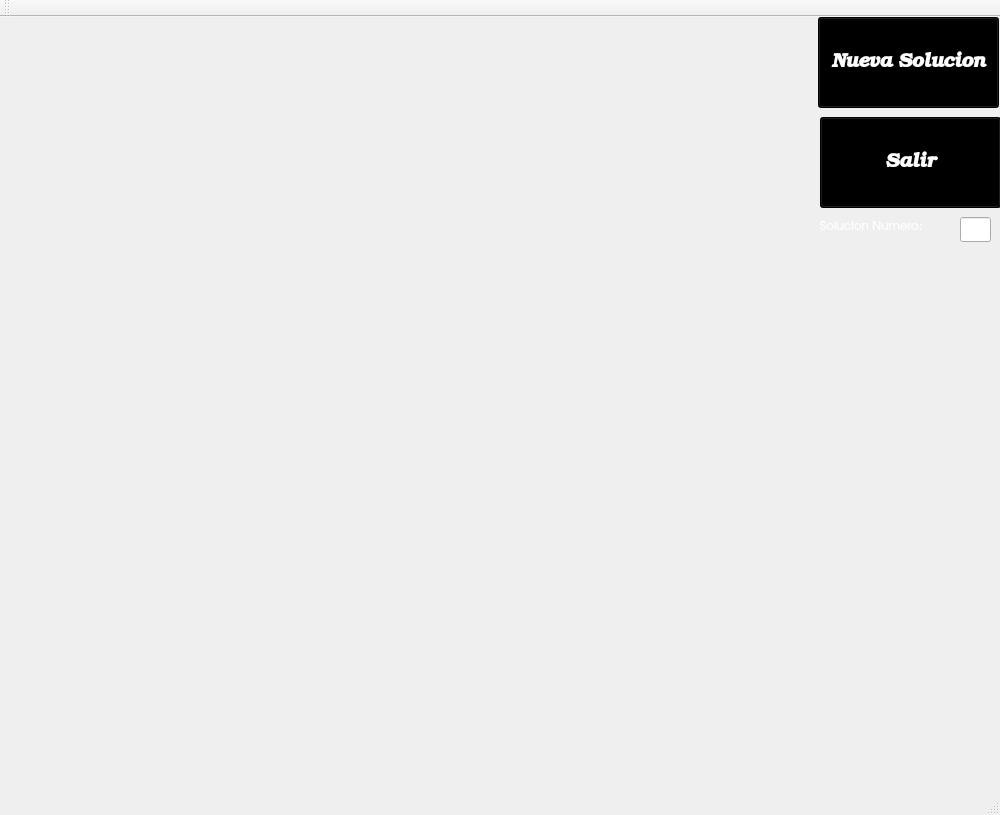
<?xml version="1.0" encoding="UTF-8"?>
<ui version="4.0">
 <class>MainWindow</class>
 <widget class="QMainWindow" name="MainWindow">
  <property name="geometry">
   <rect>
    <x>0</x>
    <y>0</y>
    <width>1000</width>
    <height>815</height>
   </rect>
  </property>
  <property name="windowTitle">
   <string>MainWindow</string>
  </property>
  <widget class="QWidget" name="centralWidget">
   <widget class="QPushButton" name="Siguiente">
    <property name="geometry">
     <rect>
      <x>818</x>
      <y>0</y>
      <width>181</width>
      <height>91</height>
     </rect>
    </property>
    <property name="palette">
     <palette>
      <active>
       <colorrole role="WindowText">
        <brush brushstyle="SolidPattern">
         <color alpha="255">
          <red>255</red>
          <green>255</green>
          <blue>255</blue>
         </color>
        </brush>
       </colorrole>
       <colorrole role="Button">
        <brush brushstyle="SolidPattern">
         <color alpha="255">
          <red>0</red>
          <green>0</green>
          <blue>0</blue>
         </color>
        </brush>
       </colorrole>
       <colorrole role="Light">
        <brush brushstyle="SolidPattern">
         <color alpha="255">
          <red>0</red>
          <green>0</green>
          <blue>0</blue>
         </color>
        </brush>
       </colorrole>
       <colorrole role="Midlight">
        <brush brushstyle="SolidPattern">
         <color alpha="255">
          <red>0</red>
          <green>0</green>
          <blue>0</blue>
         </color>
        </brush>
       </colorrole>
       <colorrole role="Dark">
        <brush brushstyle="SolidPattern">
         <color alpha="255">
          <red>0</red>
          <green>0</green>
          <blue>0</blue>
         </color>
        </brush>
       </colorrole>
       <colorrole role="Mid">
        <brush brushstyle="SolidPattern">
         <color alpha="255">
          <red>0</red>
          <green>0</green>
          <blue>0</blue>
         </color>
        </brush>
       </colorrole>
       <colorrole role="Text">
        <brush brushstyle="SolidPattern">
         <color alpha="255">
          <red>255</red>
          <green>255</green>
          <blue>255</blue>
         </color>
        </brush>
       </colorrole>
       <colorrole role="BrightText">
        <brush brushstyle="SolidPattern">
         <color alpha="255">
          <red>255</red>
          <green>255</green>
          <blue>255</blue>
         </color>
        </brush>
       </colorrole>
       <colorrole role="ButtonText">
        <brush brushstyle="SolidPattern">
         <color alpha="255">
          <red>255</red>
          <green>255</green>
          <blue>255</blue>
         </color>
        </brush>
       </colorrole>
       <colorrole role="Base">
        <brush brushstyle="SolidPattern">
         <color alpha="255">
          <red>0</red>
          <green>0</green>
          <blue>0</blue>
         </color>
        </brush>
       </colorrole>
       <colorrole role="Window">
        <brush brushstyle="SolidPattern">
         <color alpha="255">
          <red>0</red>
          <green>0</green>
          <blue>0</blue>
         </color>
        </brush>
       </colorrole>
       <colorrole role="Shadow">
        <brush brushstyle="SolidPattern">
         <color alpha="255">
          <red>0</red>
          <green>0</green>
          <blue>0</blue>
         </color>
        </brush>
       </colorrole>
       <colorrole role="AlternateBase">
        <brush brushstyle="SolidPattern">
         <color alpha="255">
          <red>0</red>
          <green>0</green>
          <blue>0</blue>
         </color>
        </brush>
       </colorrole>
       <colorrole role="ToolTipBase">
        <brush brushstyle="SolidPattern">
         <color alpha="255">
          <red>255</red>
          <green>255</green>
          <blue>220</blue>
         </color>
        </brush>
       </colorrole>
       <colorrole role="ToolTipText">
        <brush brushstyle="SolidPattern">
         <color alpha="255">
          <red>0</red>
          <green>0</green>
          <blue>0</blue>
         </color>
        </brush>
       </colorrole>
      </active>
      <inactive>
       <colorrole role="WindowText">
        <brush brushstyle="SolidPattern">
         <color alpha="255">
          <red>255</red>
          <green>255</green>
          <blue>255</blue>
         </color>
        </brush>
       </colorrole>
       <colorrole role="Button">
        <brush brushstyle="SolidPattern">
         <color alpha="255">
          <red>0</red>
          <green>0</green>
          <blue>0</blue>
         </color>
        </brush>
       </colorrole>
       <colorrole role="Light">
        <brush brushstyle="SolidPattern">
         <color alpha="255">
          <red>0</red>
          <green>0</green>
          <blue>0</blue>
         </color>
        </brush>
       </colorrole>
       <colorrole role="Midlight">
        <brush brushstyle="SolidPattern">
         <color alpha="255">
          <red>0</red>
          <green>0</green>
          <blue>0</blue>
         </color>
        </brush>
       </colorrole>
       <colorrole role="Dark">
        <brush brushstyle="SolidPattern">
         <color alpha="255">
          <red>0</red>
          <green>0</green>
          <blue>0</blue>
         </color>
        </brush>
       </colorrole>
       <colorrole role="Mid">
        <brush brushstyle="SolidPattern">
         <color alpha="255">
          <red>0</red>
          <green>0</green>
          <blue>0</blue>
         </color>
        </brush>
       </colorrole>
       <colorrole role="Text">
        <brush brushstyle="SolidPattern">
         <color alpha="255">
          <red>255</red>
          <green>255</green>
          <blue>255</blue>
         </color>
        </brush>
       </colorrole>
       <colorrole role="BrightText">
        <brush brushstyle="SolidPattern">
         <color alpha="255">
          <red>255</red>
          <green>255</green>
          <blue>255</blue>
         </color>
        </brush>
       </colorrole>
       <colorrole role="ButtonText">
        <brush brushstyle="SolidPattern">
         <color alpha="255">
          <red>255</red>
          <green>255</green>
          <blue>255</blue>
         </color>
        </brush>
       </colorrole>
       <colorrole role="Base">
        <brush brushstyle="SolidPattern">
         <color alpha="255">
          <red>0</red>
          <green>0</green>
          <blue>0</blue>
         </color>
        </brush>
       </colorrole>
       <colorrole role="Window">
        <brush brushstyle="SolidPattern">
         <color alpha="255">
          <red>0</red>
          <green>0</green>
          <blue>0</blue>
         </color>
        </brush>
       </colorrole>
       <colorrole role="Shadow">
        <brush brushstyle="SolidPattern">
         <color alpha="255">
          <red>0</red>
          <green>0</green>
          <blue>0</blue>
         </color>
        </brush>
       </colorrole>
       <colorrole role="AlternateBase">
        <brush brushstyle="SolidPattern">
         <color alpha="255">
          <red>0</red>
          <green>0</green>
          <blue>0</blue>
         </color>
        </brush>
       </colorrole>
       <colorrole role="ToolTipBase">
        <brush brushstyle="SolidPattern">
         <color alpha="255">
          <red>255</red>
          <green>255</green>
          <blue>220</blue>
         </color>
        </brush>
       </colorrole>
       <colorrole role="ToolTipText">
        <brush brushstyle="SolidPattern">
         <color alpha="255">
          <red>0</red>
          <green>0</green>
          <blue>0</blue>
         </color>
        </brush>
       </colorrole>
      </inactive>
      <disabled>
       <colorrole role="WindowText">
        <brush brushstyle="SolidPattern">
         <color alpha="255">
          <red>0</red>
          <green>0</green>
          <blue>0</blue>
         </color>
        </brush>
       </colorrole>
       <colorrole role="Button">
        <brush brushstyle="SolidPattern">
         <color alpha="255">
          <red>0</red>
          <green>0</green>
          <blue>0</blue>
         </color>
        </brush>
       </colorrole>
       <colorrole role="Light">
        <brush brushstyle="SolidPattern">
         <color alpha="255">
          <red>0</red>
          <green>0</green>
          <blue>0</blue>
         </color>
        </brush>
       </colorrole>
       <colorrole role="Midlight">
        <brush brushstyle="SolidPattern">
         <color alpha="255">
          <red>0</red>
          <green>0</green>
          <blue>0</blue>
         </color>
        </brush>
       </colorrole>
       <colorrole role="Dark">
        <brush brushstyle="SolidPattern">
         <color alpha="255">
          <red>0</red>
          <green>0</green>
          <blue>0</blue>
         </color>
        </brush>
       </colorrole>
       <colorrole role="Mid">
        <brush brushstyle="SolidPattern">
         <color alpha="255">
          <red>0</red>
          <green>0</green>
          <blue>0</blue>
         </color>
        </brush>
       </colorrole>
       <colorrole role="Text">
        <brush brushstyle="SolidPattern">
         <color alpha="255">
          <red>0</red>
          <green>0</green>
          <blue>0</blue>
         </color>
        </brush>
       </colorrole>
       <colorrole role="BrightText">
        <brush brushstyle="SolidPattern">
         <color alpha="255">
          <red>255</red>
          <green>255</green>
          <blue>255</blue>
         </color>
        </brush>
       </colorrole>
       <colorrole role="ButtonText">
        <brush brushstyle="SolidPattern">
         <color alpha="255">
          <red>0</red>
          <green>0</green>
          <blue>0</blue>
         </color>
        </brush>
       </colorrole>
       <colorrole role="Base">
        <brush brushstyle="SolidPattern">
         <color alpha="255">
          <red>0</red>
          <green>0</green>
          <blue>0</blue>
         </color>
        </brush>
       </colorrole>
       <colorrole role="Window">
        <brush brushstyle="SolidPattern">
         <color alpha="255">
          <red>0</red>
          <green>0</green>
          <blue>0</blue>
         </color>
        </brush>
       </colorrole>
       <colorrole role="Shadow">
        <brush brushstyle="SolidPattern">
         <color alpha="255">
          <red>0</red>
          <green>0</green>
          <blue>0</blue>
         </color>
        </brush>
       </colorrole>
       <colorrole role="AlternateBase">
        <brush brushstyle="SolidPattern">
         <color alpha="255">
          <red>0</red>
          <green>0</green>
          <blue>0</blue>
         </color>
        </brush>
       </colorrole>
       <colorrole role="ToolTipBase">
        <brush brushstyle="SolidPattern">
         <color alpha="255">
          <red>255</red>
          <green>255</green>
          <blue>220</blue>
         </color>
        </brush>
       </colorrole>
       <colorrole role="ToolTipText">
        <brush brushstyle="SolidPattern">
         <color alpha="255">
          <red>0</red>
          <green>0</green>
          <blue>0</blue>
         </color>
        </brush>
       </colorrole>
      </disabled>
     </palette>
    </property>
    <property name="font">
     <font>
      <family>URW Bookman L</family>
      <pointsize>14</pointsize>
      <weight>75</weight>
      <italic>true</italic>
      <bold>true</bold>
     </font>
    </property>
    <property name="text">
     <string>Nueva Solucion</string>
    </property>
   </widget>
   <widget class="QPushButton" name="Siguiente_2">
    <property name="geometry">
     <rect>
      <x>820</x>
      <y>100</y>
      <width>181</width>
      <height>91</height>
     </rect>
    </property>
    <property name="palette">
     <palette>
      <active>
       <colorrole role="WindowText">
        <brush brushstyle="SolidPattern">
         <color alpha="255">
          <red>255</red>
          <green>255</green>
          <blue>255</blue>
         </color>
        </brush>
       </colorrole>
       <colorrole role="Button">
        <brush brushstyle="SolidPattern">
         <color alpha="255">
          <red>0</red>
          <green>0</green>
          <blue>0</blue>
         </color>
        </brush>
       </colorrole>
       <colorrole role="Light">
        <brush brushstyle="SolidPattern">
         <color alpha="255">
          <red>0</red>
          <green>0</green>
          <blue>0</blue>
         </color>
        </brush>
       </colorrole>
       <colorrole role="Midlight">
        <brush brushstyle="SolidPattern">
         <color alpha="255">
          <red>0</red>
          <green>0</green>
          <blue>0</blue>
         </color>
        </brush>
       </colorrole>
       <colorrole role="Dark">
        <brush brushstyle="SolidPattern">
         <color alpha="255">
          <red>0</red>
          <green>0</green>
          <blue>0</blue>
         </color>
        </brush>
       </colorrole>
       <colorrole role="Mid">
        <brush brushstyle="SolidPattern">
         <color alpha="255">
          <red>0</red>
          <green>0</green>
          <blue>0</blue>
         </color>
        </brush>
       </colorrole>
       <colorrole role="Text">
        <brush brushstyle="SolidPattern">
         <color alpha="255">
          <red>255</red>
          <green>255</green>
          <blue>255</blue>
         </color>
        </brush>
       </colorrole>
       <colorrole role="BrightText">
        <brush brushstyle="SolidPattern">
         <color alpha="255">
          <red>255</red>
          <green>255</green>
          <blue>255</blue>
         </color>
        </brush>
       </colorrole>
       <colorrole role="ButtonText">
        <brush brushstyle="SolidPattern">
         <color alpha="255">
          <red>255</red>
          <green>255</green>
          <blue>255</blue>
         </color>
        </brush>
       </colorrole>
       <colorrole role="Base">
        <brush brushstyle="SolidPattern">
         <color alpha="255">
          <red>0</red>
          <green>0</green>
          <blue>0</blue>
         </color>
        </brush>
       </colorrole>
       <colorrole role="Window">
        <brush brushstyle="SolidPattern">
         <color alpha="255">
          <red>0</red>
          <green>0</green>
          <blue>0</blue>
         </color>
        </brush>
       </colorrole>
       <colorrole role="Shadow">
        <brush brushstyle="SolidPattern">
         <color alpha="255">
          <red>0</red>
          <green>0</green>
          <blue>0</blue>
         </color>
        </brush>
       </colorrole>
       <colorrole role="AlternateBase">
        <brush brushstyle="SolidPattern">
         <color alpha="255">
          <red>0</red>
          <green>0</green>
          <blue>0</blue>
         </color>
        </brush>
       </colorrole>
       <colorrole role="ToolTipBase">
        <brush brushstyle="SolidPattern">
         <color alpha="255">
          <red>255</red>
          <green>255</green>
          <blue>220</blue>
         </color>
        </brush>
       </colorrole>
       <colorrole role="ToolTipText">
        <brush brushstyle="SolidPattern">
         <color alpha="255">
          <red>0</red>
          <green>0</green>
          <blue>0</blue>
         </color>
        </brush>
       </colorrole>
      </active>
      <inactive>
       <colorrole role="WindowText">
        <brush brushstyle="SolidPattern">
         <color alpha="255">
          <red>255</red>
          <green>255</green>
          <blue>255</blue>
         </color>
        </brush>
       </colorrole>
       <colorrole role="Button">
        <brush brushstyle="SolidPattern">
         <color alpha="255">
          <red>0</red>
          <green>0</green>
          <blue>0</blue>
         </color>
        </brush>
       </colorrole>
       <colorrole role="Light">
        <brush brushstyle="SolidPattern">
         <color alpha="255">
          <red>0</red>
          <green>0</green>
          <blue>0</blue>
         </color>
        </brush>
       </colorrole>
       <colorrole role="Midlight">
        <brush brushstyle="SolidPattern">
         <color alpha="255">
          <red>0</red>
          <green>0</green>
          <blue>0</blue>
         </color>
        </brush>
       </colorrole>
       <colorrole role="Dark">
        <brush brushstyle="SolidPattern">
         <color alpha="255">
          <red>0</red>
          <green>0</green>
          <blue>0</blue>
         </color>
        </brush>
       </colorrole>
       <colorrole role="Mid">
        <brush brushstyle="SolidPattern">
         <color alpha="255">
          <red>0</red>
          <green>0</green>
          <blue>0</blue>
         </color>
        </brush>
       </colorrole>
       <colorrole role="Text">
        <brush brushstyle="SolidPattern">
         <color alpha="255">
          <red>255</red>
          <green>255</green>
          <blue>255</blue>
         </color>
        </brush>
       </colorrole>
       <colorrole role="BrightText">
        <brush brushstyle="SolidPattern">
         <color alpha="255">
          <red>255</red>
          <green>255</green>
          <blue>255</blue>
         </color>
        </brush>
       </colorrole>
       <colorrole role="ButtonText">
        <brush brushstyle="SolidPattern">
         <color alpha="255">
          <red>255</red>
          <green>255</green>
          <blue>255</blue>
         </color>
        </brush>
       </colorrole>
       <colorrole role="Base">
        <brush brushstyle="SolidPattern">
         <color alpha="255">
          <red>0</red>
          <green>0</green>
          <blue>0</blue>
         </color>
        </brush>
       </colorrole>
       <colorrole role="Window">
        <brush brushstyle="SolidPattern">
         <color alpha="255">
          <red>0</red>
          <green>0</green>
          <blue>0</blue>
         </color>
        </brush>
       </colorrole>
       <colorrole role="Shadow">
        <brush brushstyle="SolidPattern">
         <color alpha="255">
          <red>0</red>
          <green>0</green>
          <blue>0</blue>
         </color>
        </brush>
       </colorrole>
       <colorrole role="AlternateBase">
        <brush brushstyle="SolidPattern">
         <color alpha="255">
          <red>0</red>
          <green>0</green>
          <blue>0</blue>
         </color>
        </brush>
       </colorrole>
       <colorrole role="ToolTipBase">
        <brush brushstyle="SolidPattern">
         <color alpha="255">
          <red>255</red>
          <green>255</green>
          <blue>220</blue>
         </color>
        </brush>
       </colorrole>
       <colorrole role="ToolTipText">
        <brush brushstyle="SolidPattern">
         <color alpha="255">
          <red>0</red>
          <green>0</green>
          <blue>0</blue>
         </color>
        </brush>
       </colorrole>
      </inactive>
      <disabled>
       <colorrole role="WindowText">
        <brush brushstyle="SolidPattern">
         <color alpha="255">
          <red>0</red>
          <green>0</green>
          <blue>0</blue>
         </color>
        </brush>
       </colorrole>
       <colorrole role="Button">
        <brush brushstyle="SolidPattern">
         <color alpha="255">
          <red>0</red>
          <green>0</green>
          <blue>0</blue>
         </color>
        </brush>
       </colorrole>
       <colorrole role="Light">
        <brush brushstyle="SolidPattern">
         <color alpha="255">
          <red>0</red>
          <green>0</green>
          <blue>0</blue>
         </color>
        </brush>
       </colorrole>
       <colorrole role="Midlight">
        <brush brushstyle="SolidPattern">
         <color alpha="255">
          <red>0</red>
          <green>0</green>
          <blue>0</blue>
         </color>
        </brush>
       </colorrole>
       <colorrole role="Dark">
        <brush brushstyle="SolidPattern">
         <color alpha="255">
          <red>0</red>
          <green>0</green>
          <blue>0</blue>
         </color>
        </brush>
       </colorrole>
       <colorrole role="Mid">
        <brush brushstyle="SolidPattern">
         <color alpha="255">
          <red>0</red>
          <green>0</green>
          <blue>0</blue>
         </color>
        </brush>
       </colorrole>
       <colorrole role="Text">
        <brush brushstyle="SolidPattern">
         <color alpha="255">
          <red>0</red>
          <green>0</green>
          <blue>0</blue>
         </color>
        </brush>
       </colorrole>
       <colorrole role="BrightText">
        <brush brushstyle="SolidPattern">
         <color alpha="255">
          <red>255</red>
          <green>255</green>
          <blue>255</blue>
         </color>
        </brush>
       </colorrole>
       <colorrole role="ButtonText">
        <brush brushstyle="SolidPattern">
         <color alpha="255">
          <red>0</red>
          <green>0</green>
          <blue>0</blue>
         </color>
        </brush>
       </colorrole>
       <colorrole role="Base">
        <brush brushstyle="SolidPattern">
         <color alpha="255">
          <red>0</red>
          <green>0</green>
          <blue>0</blue>
         </color>
        </brush>
       </colorrole>
       <colorrole role="Window">
        <brush brushstyle="SolidPattern">
         <color alpha="255">
          <red>0</red>
          <green>0</green>
          <blue>0</blue>
         </color>
        </brush>
       </colorrole>
       <colorrole role="Shadow">
        <brush brushstyle="SolidPattern">
         <color alpha="255">
          <red>0</red>
          <green>0</green>
          <blue>0</blue>
         </color>
        </brush>
       </colorrole>
       <colorrole role="AlternateBase">
        <brush brushstyle="SolidPattern">
         <color alpha="255">
          <red>0</red>
          <green>0</green>
          <blue>0</blue>
         </color>
        </brush>
       </colorrole>
       <colorrole role="ToolTipBase">
        <brush brushstyle="SolidPattern">
         <color alpha="255">
          <red>255</red>
          <green>255</green>
          <blue>220</blue>
         </color>
        </brush>
       </colorrole>
       <colorrole role="ToolTipText">
        <brush brushstyle="SolidPattern">
         <color alpha="255">
          <red>0</red>
          <green>0</green>
          <blue>0</blue>
         </color>
        </brush>
       </colorrole>
      </disabled>
     </palette>
    </property>
    <property name="font">
     <font>
      <family>URW Bookman L</family>
      <pointsize>14</pointsize>
      <weight>75</weight>
      <italic>true</italic>
      <bold>true</bold>
     </font>
    </property>
    <property name="text">
     <string>Salir</string>
    </property>
   </widget>
   <widget class="QLabel" name="label">
    <property name="geometry">
     <rect>
      <x>820</x>
      <y>200</y>
      <width>131</width>
      <height>21</height>
     </rect>
    </property>
    <property name="palette">
     <palette>
      <active>
       <colorrole role="WindowText">
        <brush brushstyle="SolidPattern">
         <color alpha="255">
          <red>255</red>
          <green>255</green>
          <blue>255</blue>
         </color>
        </brush>
       </colorrole>
       <colorrole role="Button">
        <brush brushstyle="SolidPattern">
         <color alpha="255">
          <red>0</red>
          <green>0</green>
          <blue>0</blue>
         </color>
        </brush>
       </colorrole>
       <colorrole role="Light">
        <brush brushstyle="SolidPattern">
         <color alpha="255">
          <red>0</red>
          <green>0</green>
          <blue>0</blue>
         </color>
        </brush>
       </colorrole>
       <colorrole role="Midlight">
        <brush brushstyle="SolidPattern">
         <color alpha="255">
          <red>0</red>
          <green>0</green>
          <blue>0</blue>
         </color>
        </brush>
       </colorrole>
       <colorrole role="Dark">
        <brush brushstyle="SolidPattern">
         <color alpha="255">
          <red>0</red>
          <green>0</green>
          <blue>0</blue>
         </color>
        </brush>
       </colorrole>
       <colorrole role="Mid">
        <brush brushstyle="SolidPattern">
         <color alpha="255">
          <red>0</red>
          <green>0</green>
          <blue>0</blue>
         </color>
        </brush>
       </colorrole>
       <colorrole role="Text">
        <brush brushstyle="SolidPattern">
         <color alpha="255">
          <red>255</red>
          <green>255</green>
          <blue>255</blue>
         </color>
        </brush>
       </colorrole>
       <colorrole role="BrightText">
        <brush brushstyle="SolidPattern">
         <color alpha="255">
          <red>255</red>
          <green>255</green>
          <blue>255</blue>
         </color>
        </brush>
       </colorrole>
       <colorrole role="ButtonText">
        <brush brushstyle="SolidPattern">
         <color alpha="255">
          <red>255</red>
          <green>255</green>
          <blue>255</blue>
         </color>
        </brush>
       </colorrole>
       <colorrole role="Base">
        <brush brushstyle="SolidPattern">
         <color alpha="255">
          <red>0</red>
          <green>0</green>
          <blue>0</blue>
         </color>
        </brush>
       </colorrole>
       <colorrole role="Window">
        <brush brushstyle="SolidPattern">
         <color alpha="255">
          <red>0</red>
          <green>0</green>
          <blue>0</blue>
         </color>
        </brush>
       </colorrole>
       <colorrole role="Shadow">
        <brush brushstyle="SolidPattern">
         <color alpha="255">
          <red>0</red>
          <green>0</green>
          <blue>0</blue>
         </color>
        </brush>
       </colorrole>
       <colorrole role="AlternateBase">
        <brush brushstyle="SolidPattern">
         <color alpha="255">
          <red>0</red>
          <green>0</green>
          <blue>0</blue>
         </color>
        </brush>
       </colorrole>
       <colorrole role="ToolTipBase">
        <brush brushstyle="SolidPattern">
         <color alpha="255">
          <red>255</red>
          <green>255</green>
          <blue>220</blue>
         </color>
        </brush>
       </colorrole>
       <colorrole role="ToolTipText">
        <brush brushstyle="SolidPattern">
         <color alpha="255">
          <red>0</red>
          <green>0</green>
          <blue>0</blue>
         </color>
        </brush>
       </colorrole>
      </active>
      <inactive>
       <colorrole role="WindowText">
        <brush brushstyle="SolidPattern">
         <color alpha="255">
          <red>255</red>
          <green>255</green>
          <blue>255</blue>
         </color>
        </brush>
       </colorrole>
       <colorrole role="Button">
        <brush brushstyle="SolidPattern">
         <color alpha="255">
          <red>0</red>
          <green>0</green>
          <blue>0</blue>
         </color>
        </brush>
       </colorrole>
       <colorrole role="Light">
        <brush brushstyle="SolidPattern">
         <color alpha="255">
          <red>0</red>
          <green>0</green>
          <blue>0</blue>
         </color>
        </brush>
       </colorrole>
       <colorrole role="Midlight">
        <brush brushstyle="SolidPattern">
         <color alpha="255">
          <red>0</red>
          <green>0</green>
          <blue>0</blue>
         </color>
        </brush>
       </colorrole>
       <colorrole role="Dark">
        <brush brushstyle="SolidPattern">
         <color alpha="255">
          <red>0</red>
          <green>0</green>
          <blue>0</blue>
         </color>
        </brush>
       </colorrole>
       <colorrole role="Mid">
        <brush brushstyle="SolidPattern">
         <color alpha="255">
          <red>0</red>
          <green>0</green>
          <blue>0</blue>
         </color>
        </brush>
       </colorrole>
       <colorrole role="Text">
        <brush brushstyle="SolidPattern">
         <color alpha="255">
          <red>255</red>
          <green>255</green>
          <blue>255</blue>
         </color>
        </brush>
       </colorrole>
       <colorrole role="BrightText">
        <brush brushstyle="SolidPattern">
         <color alpha="255">
          <red>255</red>
          <green>255</green>
          <blue>255</blue>
         </color>
        </brush>
       </colorrole>
       <colorrole role="ButtonText">
        <brush brushstyle="SolidPattern">
         <color alpha="255">
          <red>255</red>
          <green>255</green>
          <blue>255</blue>
         </color>
        </brush>
       </colorrole>
       <colorrole role="Base">
        <brush brushstyle="SolidPattern">
         <color alpha="255">
          <red>0</red>
          <green>0</green>
          <blue>0</blue>
         </color>
        </brush>
       </colorrole>
       <colorrole role="Window">
        <brush brushstyle="SolidPattern">
         <color alpha="255">
          <red>0</red>
          <green>0</green>
          <blue>0</blue>
         </color>
        </brush>
       </colorrole>
       <colorrole role="Shadow">
        <brush brushstyle="SolidPattern">
         <color alpha="255">
          <red>0</red>
          <green>0</green>
          <blue>0</blue>
         </color>
        </brush>
       </colorrole>
       <colorrole role="AlternateBase">
        <brush brushstyle="SolidPattern">
         <color alpha="255">
          <red>0</red>
          <green>0</green>
          <blue>0</blue>
         </color>
        </brush>
       </colorrole>
       <colorrole role="ToolTipBase">
        <brush brushstyle="SolidPattern">
         <color alpha="255">
          <red>255</red>
          <green>255</green>
          <blue>220</blue>
         </color>
        </brush>
       </colorrole>
       <colorrole role="ToolTipText">
        <brush brushstyle="SolidPattern">
         <color alpha="255">
          <red>0</red>
          <green>0</green>
          <blue>0</blue>
         </color>
        </brush>
       </colorrole>
      </inactive>
      <disabled>
       <colorrole role="WindowText">
        <brush brushstyle="SolidPattern">
         <color alpha="255">
          <red>0</red>
          <green>0</green>
          <blue>0</blue>
         </color>
        </brush>
       </colorrole>
       <colorrole role="Button">
        <brush brushstyle="SolidPattern">
         <color alpha="255">
          <red>0</red>
          <green>0</green>
          <blue>0</blue>
         </color>
        </brush>
       </colorrole>
       <colorrole role="Light">
        <brush brushstyle="SolidPattern">
         <color alpha="255">
          <red>0</red>
          <green>0</green>
          <blue>0</blue>
         </color>
        </brush>
       </colorrole>
       <colorrole role="Midlight">
        <brush brushstyle="SolidPattern">
         <color alpha="255">
          <red>0</red>
          <green>0</green>
          <blue>0</blue>
         </color>
        </brush>
       </colorrole>
       <colorrole role="Dark">
        <brush brushstyle="SolidPattern">
         <color alpha="255">
          <red>0</red>
          <green>0</green>
          <blue>0</blue>
         </color>
        </brush>
       </colorrole>
       <colorrole role="Mid">
        <brush brushstyle="SolidPattern">
         <color alpha="255">
          <red>0</red>
          <green>0</green>
          <blue>0</blue>
         </color>
        </brush>
       </colorrole>
       <colorrole role="Text">
        <brush brushstyle="SolidPattern">
         <color alpha="255">
          <red>0</red>
          <green>0</green>
          <blue>0</blue>
         </color>
        </brush>
       </colorrole>
       <colorrole role="BrightText">
        <brush brushstyle="SolidPattern">
         <color alpha="255">
          <red>255</red>
          <green>255</green>
          <blue>255</blue>
         </color>
        </brush>
       </colorrole>
       <colorrole role="ButtonText">
        <brush brushstyle="SolidPattern">
         <color alpha="255">
          <red>0</red>
          <green>0</green>
          <blue>0</blue>
         </color>
        </brush>
       </colorrole>
       <colorrole role="Base">
        <brush brushstyle="SolidPattern">
         <color alpha="255">
          <red>0</red>
          <green>0</green>
          <blue>0</blue>
         </color>
        </brush>
       </colorrole>
       <colorrole role="Window">
        <brush brushstyle="SolidPattern">
         <color alpha="255">
          <red>0</red>
          <green>0</green>
          <blue>0</blue>
         </color>
        </brush>
       </colorrole>
       <colorrole role="Shadow">
        <brush brushstyle="SolidPattern">
         <color alpha="255">
          <red>0</red>
          <green>0</green>
          <blue>0</blue>
         </color>
        </brush>
       </colorrole>
       <colorrole role="AlternateBase">
        <brush brushstyle="SolidPattern">
         <color alpha="255">
          <red>0</red>
          <green>0</green>
          <blue>0</blue>
         </color>
        </brush>
       </colorrole>
       <colorrole role="ToolTipBase">
        <brush brushstyle="SolidPattern">
         <color alpha="255">
          <red>255</red>
          <green>255</green>
          <blue>220</blue>
         </color>
        </brush>
       </colorrole>
       <colorrole role="ToolTipText">
        <brush brushstyle="SolidPattern">
         <color alpha="255">
          <red>0</red>
          <green>0</green>
          <blue>0</blue>
         </color>
        </brush>
       </colorrole>
      </disabled>
     </palette>
    </property>
    <property name="font">
     <font>
      <family>URW Gothic L</family>
     </font>
    </property>
    <property name="text">
     <string>Solucion Numero:</string>
    </property>
   </widget>
   <widget class="QLineEdit" name="lineEdit">
    <property name="geometry">
     <rect>
      <x>960</x>
      <y>200</y>
      <width>31</width>
      <height>25</height>
     </rect>
    </property>
    <property name="font">
     <font>
      <family>URW Gothic L</family>
     </font>
    </property>
    <property name="readOnly">
     <bool>true</bool>
    </property>
   </widget>
  </widget>
  <widget class="QMenuBar" name="menuBar">
   <property name="geometry">
    <rect>
     <x>0</x>
     <y>0</y>
     <width>1000</width>
     <height>22</height>
    </rect>
   </property>
  </widget>
  <widget class="QToolBar" name="mainToolBar">
   <attribute name="toolBarArea">
    <enum>TopToolBarArea</enum>
   </attribute>
   <attribute name="toolBarBreak">
    <bool>false</bool>
   </attribute>
  </widget>
  <widget class="QStatusBar" name="statusBar"/>
 </widget>
 <layoutdefault spacing="6" margin="11"/>
 <resources/>
 <connections/>
</ui>
